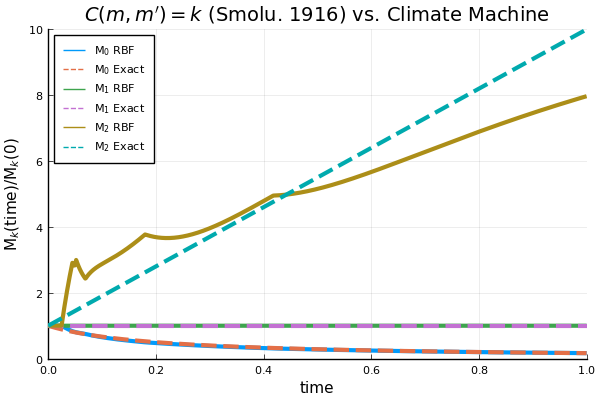

Julia code for this plot:
"Constant coalescence kernel example"

using Plots
using Cloudy.BasisFunctions
using Cloudy.Collocation
using Cloudy.ParticleDistributions
using NonNegLeastSquares
using QuadGK

function main()
  # Numerical parameters
  FT = Float64
  tol = 1e-8

  # Physicsal parameters
  coalescence_coeff = 0.01
  kernel_func = x -> coalescence_coeff

  # Initial condition
  N0 = 1000.0
  mu = 15.0
  sigma = 5.0
  dist_init = x-> N0/sigma/sqrt(2*pi)*exp(-(x-mu)^2/2/sigma^2)

  # Choose the basis functions: exponentially space, match IC exactly
  Nb = 4
  xmax = 200.0
  rbf_mu = exp.(range(log(mu), stop=log(180.0), length=Nb) |>collect)
  rbf_sigma = append!([5.0], (rbf_mu[2:end]-rbf_mu[1:end-1])/1.5)
  basis = Array{PrimitiveUnivariateBasisFunc}(undef, Nb)
  for i = 1:Nb
    basis[i] = GaussianBasisFunction(rbf_mu[i], rbf_sigma[i])
  end

  #println("Basis:  ", basis)

  # Precompute the various matrices
  A = get_rbf_inner_products(basis)
  Source = get_kernel_rbf_source(basis, rbf_mu, kernel_func)
  Sink = get_kernel_rbf_sink(basis, rbf_mu, kernel_func)
  mass_cons = get_mass_cons_term(basis)
  (c0, mass) = get_IC_vec(dist_init, basis, A, mass_cons)

  #println(c0)
  #println("Mass: ", mass, ";  initial collocation mass: ", mass_cons'*c0)
  #println("Percent error: ", (mass_cons'*c0 - mass)/mass*100, "%")

  # set up the explicit time stepper
  tspan = (0.0, 1.0)
  dt = 1e-3
  tsteps = range(tspan[1]+dt, stop=tspan[2], step=dt)
  nj = dist_init.(rbf_mu)
  dndt = ni->collision_coalescence(ni, A, Source, Sink, mass_cons, mass)

  basis_mom = vcat(get_moment(basis, 0.0)', get_moment(basis, 1.0)', get_moment(basis, 2.0)')
  mom_coll = zeros(FT, length(tsteps)+1, 3)
  mom_coll[1,:] = (basis_mom*c0)'

  c05 = c0
  for (i,t) in enumerate(tsteps)
    nj += dndt(nj)*dt
    cj = get_constants_vec(nj, A, mass_cons, mass)

    # save intermediate time step
    if t==0.5
      c05 = cj
    end

    mom_coll[i+1,:] = (basis_mom*cj)'
  end

  moments_init = mom_coll[1,:]

  c_final = get_constants_vec(nj, A, mass_cons, mass)


  #################### PLOTTING  ####################
  pyplot()
  t_coll = append!([0.0], tsteps)
  time = t_coll

  # Plot the moments and compare to analytical solution
  plot(t_coll, 
      mom_coll[:,1]/mom_coll[1,1], 
      lw=3, 
      title="\$C(m, m') = k\$ (Smolu. 1916) vs. Climate Machine",
      xaxis="time",
      yaxis="M\$_k\$(time)/M\$_k\$(0)",
      xlims=tspan,
      ylims=(0,10),
      label="M\$_0\$ RBF",
      )
  plot!(time,
      t-> ((1 / moments_init[1] + 0.5 * coalescence_coeff * t)^(-1))/moments_init[1],
      lw=3,
      ls=:dash,
      label="M\$_0\$ Exact"
  )
  plot!(t_coll, mom_coll[:,2]/mom_coll[1,2], lw=3, label="M\$_1\$ RBF")
  plot!(time,
    t-> 1,
    lw=3,
    ls=:dash,
    label="M\$_1\$ Exact"
  )
  plot!(t_coll, mom_coll[:,3]/mom_coll[1,3], lw=3, label="M\$_2\$ RBF")
  plot!(time,
      t-> (moments_init[3] + moments_init[2]^2 * coalescence_coeff * t)/moments_init[3],
      lw=3,
      ls=:dash,
      label="M\$_2\$ Exact"
  )
  savefig("rbf/Comparison/COL_constant_kernel_gaussian_lowres.png")


  # Plot the distributions
  x = collect(range(eps(), stop=250.0, length=1000))
  # initial
  plot(x, 
    evaluate_rbf(basis, c0, x)/N0, 
    lw=2,
    title="\$C(m, m') = k\$ (Smolu. 1916) vs. Climate Machine",
    xaxis="mass",
    yaxis="Probability distribution (normalized)",
    label="t = 0")

  # intermediate time
  plot!(x, 
    evaluate_rbf(basis, c05, x)/sum(c05), 
    label="t = 0.5",
    lw=2)

  # final distribution
  plot!(x, 
    evaluate_rbf(basis, c_final, x)/sum(c_final), 
    label="t = 1.0",
    lw=2)

  # initial exact and collocation pts
  plot!(x, 
    dist_init.(x)/N0,
    lw=2,
    ls=:dash,
    label="Exact I.C."
  )
  scatter!(rbf_mu, 
    zeros(FT, Nb), 
    markershape=:circle,
    label="Collocation points")

  # RBF backgrounds
  for i=1:Nb
    ci = zeros(FT, Nb)
    ci[i] = 1.0
    plot!(x, 
    evaluate_rbf(basis, ci, x),
      lw=1,
      ls=:dot,
      color=:gray,
      label="Basis fn")
  end

  savefig("rbf/Comparison/COL_constant_kernel_gaussiandist_lowres.png")
end

@time main()